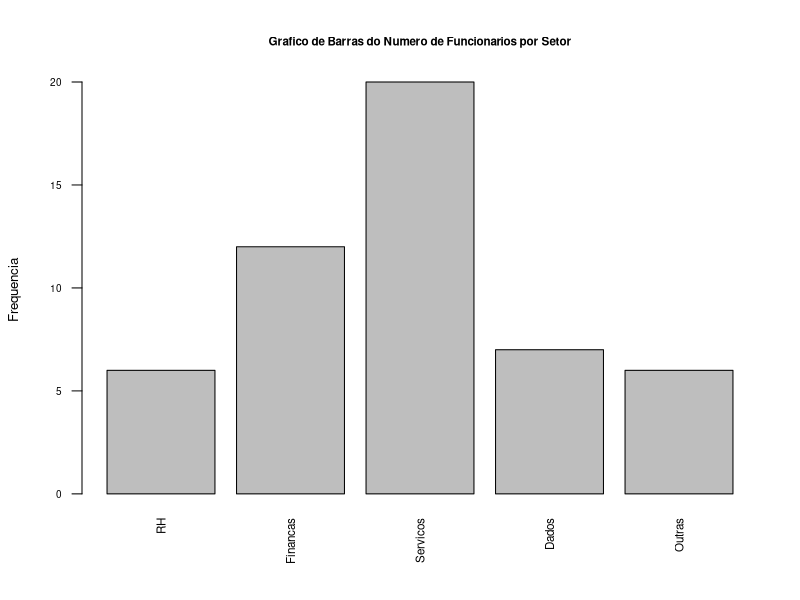
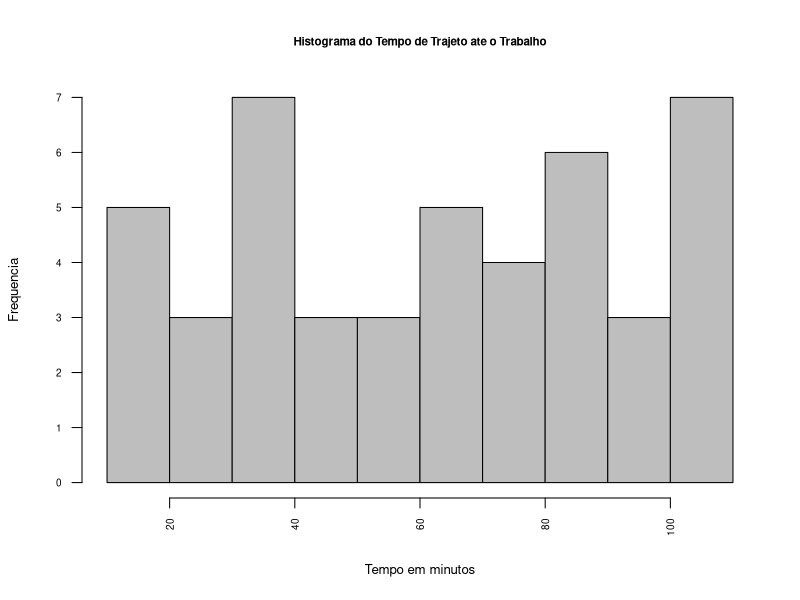
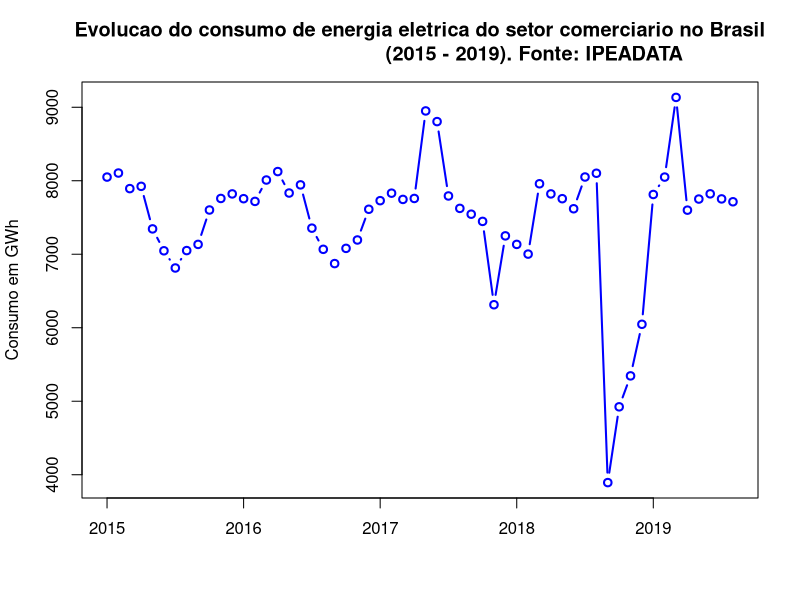
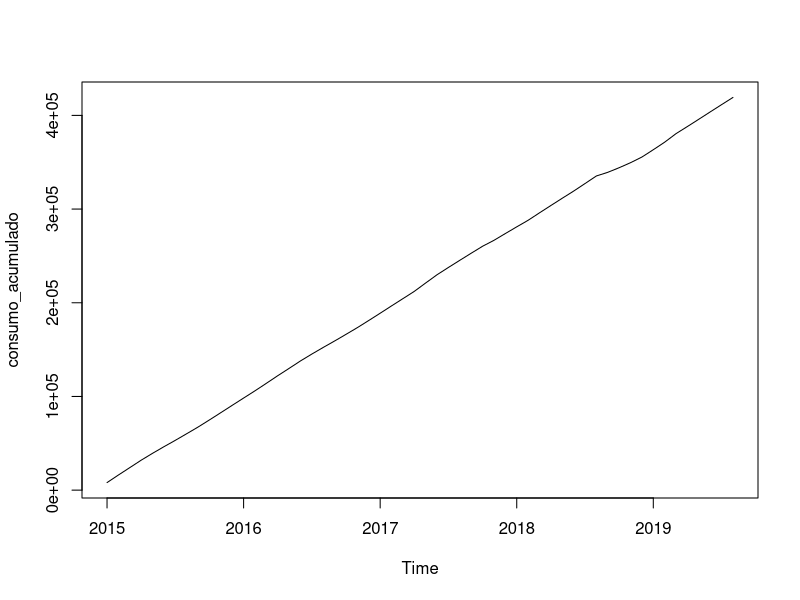

Write R code to recreate these figures, in order.
# BARPLOTS E HSTOGRAMAS

# Exemplo 1
# Criando as variáveis Setor e Total de Funcionários
setor = c('RH', 'Financas', 'Servicos', 'Dados', 'Outras') # o comando c() cria um vetor de dados
total_funcionarios = c(6,12,20,7,6)
funcionarios_por_setor = data.frame(setor, total_funcionarios) # cria um data frame com duas variáveis
head(funcionarios_por_setor)

# Grafico de Barras Simples
barplot(funcionarios_por_setor$total_funcionarios, main = "Grafico de Barras do Numero de Funcionarios por Setor",
        ylab = "Frequencia",
        names.arg = funcionarios_por_setor$setor, cex.axis=0.6, cex.names=0.7, cex.main=0.7, cex.lab=0.8, las=2)
# Dentro do comando barplot temos aluns itens parametrizáveis, como o titulo do gráfico (main), o nome das variáveis no
# eixo x (nemes.arg), o nome dos eixos (ylab e xlab) e o tamanho das fontes (cex).
print('==========================================================================================================')

# Exemplo 2
# Gerando uma amostra aleatória do tempo de trajeto até o trabalho
set.seed(42) # comandi utilizado para fixar uma semente, o que permitirá criar um mesmo conjunto ao rodar um
# código de geração de amostra aleatória como rnorm, runif, repois, rbin.
tempo_ate_trabalho= sample(runif(100, 15, 110),46, replace=F) # utilizamos o sample() para
# aleatorizar uma amostra populacional. O runif foi utilizado para criar um conjunto de daods aleatórios,
# seguindo uma distribuição uniforme, com 100 observações e amplitude de 15 minutos a 110 minutos.
head(tempo_ate_trabalho)

# Histograma simples
hist(tempo_ate_trabalho, xlab = "Tempo em minutos", ylab = "Frequencia",
     main = "Histograma do Tempo de Trajeto ate o Trabalho", cex.axis = 0.6,
     cex.main=0.7, cex.lab=0.8, las=2, col = "grey"
     )
print('==========================================================================================================')

# SERIE TEMPORAL (OU SÉRIE ESTATÍSTICA)
# Exemplo 3
# Criando uma série temporal de consumo de energia
consumo = c(8050, 8105, 7893, 7924, 7345, 7047, 6813, 7050, 7134, 7602, 7759, 7821, 7756, 7719,
            8010, 8125, 7833, 7944, 7355, 7067, 6873, 7080, 7194, 7612, 7729, 7831, 7746, 7759,
            8950, 8805, 7793, 7624, 7545, 7447, 6313, 7250, 7134, 7002, 7959, 7821, 7756, 7619,
            8051, 8102, 3893, 4924, 5345, 6047, 7813, 8050, 9134, 7600, 7751, 7822, 7753, 7714)
consumo_mes = ts(consumo, frequency = 12, start = c(2015, 1)) # o comando ts() cria uma série temporal (time series).
# em 'frequency', apresentamos a peridiocidade da série em questão. Como estamos diante de valores mensais, a frequência
# é 12. Caso os valores fossem semestrais, a frequência seria 2, e assim por diante. Em 'star', colocamos o mês de
# início da nossa série, indicando com c(ano, mes)
consumo_mes

# Gráfico da evolução do consumo ao longo do período
plot(consumo_mes, type = "b", main = "Evolucao do consumo de energia eletrica do setor comerciario no Brasil
                                      (2015 - 2019). Fonte: IPEADATA",
     ylab = "Consumo em GWh", xlab = "", col = "blue", lwd = 2)

# Gráfico do consumo acumulado no período
# Soma acumulada
consumo_acumulado = ts(cumsum(consumo), frequency = 12, start = c(2015, 1))
plot(consumo_acumulado)